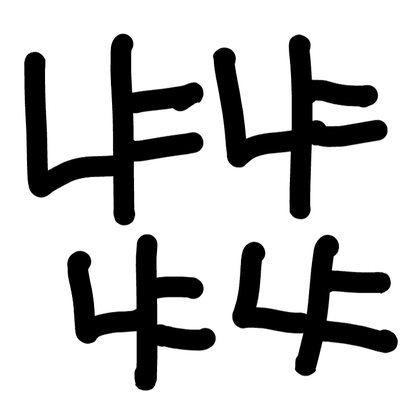
%> input picture images/nya4.png, 420 x 420 px, shrunk from 746 x 746 before the run
$ octave Chapter11_Image_Topology.m   (GNU Octave 9; MATLAB toolbox functions it lacks are replaced by stand-ins)
%> lines starting %> are read from the running program, lines starting %| are printed output that depends on the picture; in (x1, y1, x2, y2) boxes, pixels count from 0 and x2, y2 are one past the last pixel; in counts of white or black regions, pixels touching at a corner belong together; the program's own positions count from 1

% Chapter 11 Image Topology

%% Component Labeling Example 1: 2 8-components & 3 4-components
clc, clear, close all;

i = zeros(8,8); i(2:4,3:6) = 1; i(5:7,2) = 1; i(6:7,5:8) = 1; i(8,4:5) = 1;
i4 = bwlabel(i,4); % 4-components labeling
i8 = bwlabel(i,8); % 8-components labeling

figure;
subplot(1,3,1); imshow(i,[]);
subplot(1,3,2); imshow(i4,[]);
subplot(1,3,3); imshow(i8,[]);
%> after `imshow(i8,[])`:
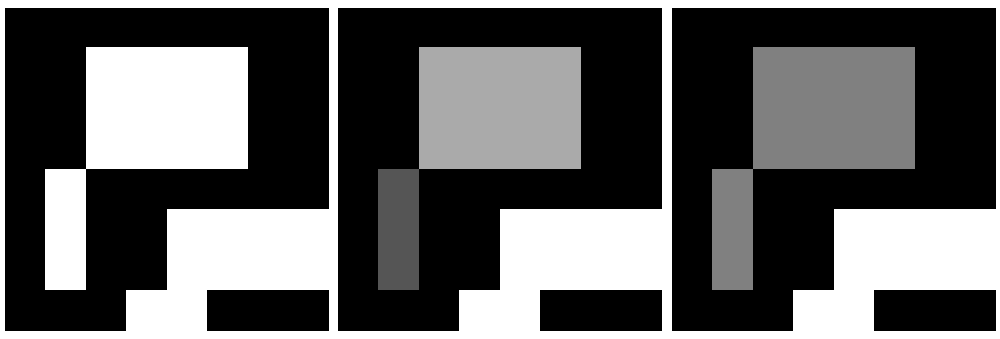
%> figure redrawn from the program's plot data, 3 panels

%% Component Labeling Example 2
clc, clear, close all;

n = ~(im2gray(imread("./images/nya4.png"))>80); % thresholding (logical)
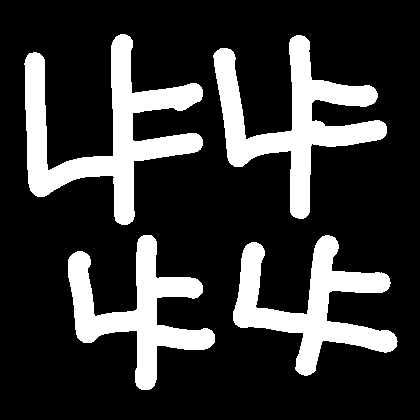
%> n: size 420x420 logical; 20.8% white; 4 white regions, box (x1, y1, x2, y2) and area: (24, 34, 203, 225) 10857, (213, 35, 387, 219) 9802, (233, 235, 398, 376) 8265, (68, 235, 215, 390) 7799
n4 = bwlabel(n,4); % 4-components labeling
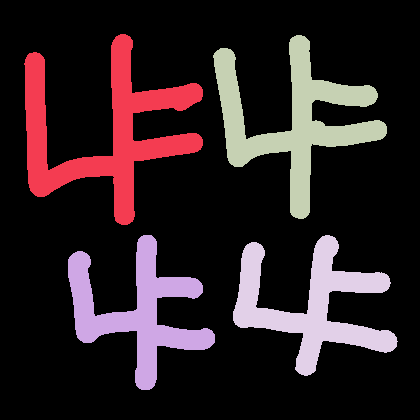
%> n4: size 420x420 double; 5 distinct labels, from 0 to 4; one colour per label, 0 black
n8 = bwlabel(n,8); % 8-components labeling

figure;
subplot(1,3,1); imshow(n); title("Original binary image");
subplot(1,3,2); imshow(n4,[]); title("4-components - connected components: " + max(n4(:)));
subplot(1,3,3); imshow(n8,[]); title("8-components - connected components: " + max(n8(:)));
% connected component의 개수 : label의 가장 큰 수 (label 1부터 시작하므로)

%% Boundary Detection by LUT
clc, clear, close all;

%> (the run ends here)
